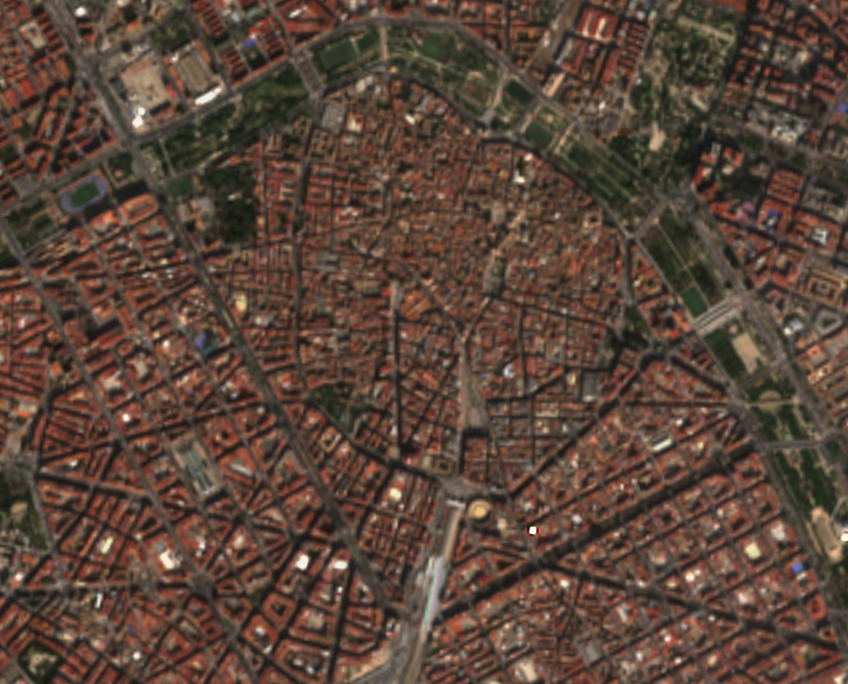
#> input picture imagenes/vlc1b.png, 848 x 684 px
$ jupyter execute --allow-errors notebook_pc_act3.ipynb   (older library calls are emulated)
#> lines starting #> are read from the running program, lines starting #| are printed output that depends on the picture; after the words box and inside, x2 and y2 are one past the last pixel; in counts of white or black regions, pixels touching at a corner belong together; long printed decimals are rounded
# Trabajo: Evaluación de la segmentación

Alumno: Óscar Martínez Olmos

Segmentar por bloques de edificios imagenes satelitales o por trama urbana.

En este trabajo se pretende encontrar una forma de poder separar dos tipos de tramas urbanas presentes en ciudades a partir de una imágen por satelite. Para ello se diferencian dos tipos. El primer tipo es el atomístico, caracterízado por una falta de planeamiento urbano en el cual las calles siguen diferentes direcciones o existen pocos cruces de 4 ejes. El otro tipo el formal, caracterízado por ser muy regular, con calles paralelas sin culs de sac y cruces de 4 ejes.

Se pretende demostrar que una caracterización por textura sería util para diferenciar este tipo de asentamientos urbanos sin necesidad de otras herramientas.

A continuación se importar las clases mínimas necesarias para ejecutar el resto del código y funciones de utilidad.

[cell 1]
# Para realizar operacione sobre matrices
import numpy as np
# Para procesar las imágenes
from skimage import data, filters, feature, io, morphology, util, measure
from skimage.filters import rank
# Para mostrar las imágenes
import matplotlib.pyplot as plt
# Paquetes necesarios para la conversion de imágenes de color a escala de grises
from skimage.color import rgb2gray
# Paquetes necesarios para la morfologia matemática
from skimage.morphology import erosion, dilation, opening, closing
# Elementos estructurales
from skimage.morphology import disk, diamond, ball, rectangle, square
# Rellenado de agujeros
from scipy import ndimage as ndi
import matplotlib.pyplot as plt
from skimage.segmentation import felzenszwalb
import matplotlib.pyplot as plt

from skimage.feature import greycomatrix, greycoprops
from skimage import data
import cv2
import numpy as np
from skimage.feature import greycomatrix, greycoprops
from skimage import data
import cv2

def plot_comparison(img_l, img_m, r_title, m_title):
    """
    Función para mostrar dos imágenes en paralelo para compararlas

    Args:
        img_l (Numpy Array): Imagen de la izq.
        img_m (Numpy Array): Imagen del medio

        r_title (String): Título de la imagen de la izq
        m_title (String): Título de la imagen central
    """
    fig, (ax1, ax2) = plt.subplots(ncols=2, figsize=(20, 20), sharex=True,
                                  sharey=True)

    ax1.imshow(img_l, cmap=plt.cm.gray)
    ax1.set_title(r_title)
    ax1.axis('off')
    ax1.set_adjustable('box')
    ax2.imshow(img_m, cmap=plt.cm.gray)
    ax2.set_title(m_title)
    ax2.axis('off')
    ax2.set_adjustable('box')
    plt.show()

#  Imagenes base
Se puede ver en la siguiente imagen la imagen base del centro de Valencia, donde se ve una parte atomística que corresponde al casco antigua, y una zona formal, que corresponde a la expansión de la ciudad en la parte sur.

[cell 2]
# Leemos imagen y convertimos a escala de grises
image_name = 'imagenes/vlc1b.png'
lp = plt.imread(image_name)#.astype('double')/255
#> lp is the input picture: shape (684, 848, 3) float32; mean R, G, B 0.354, 0.273, 0.226

lp_gray = rgb2gray(lp)
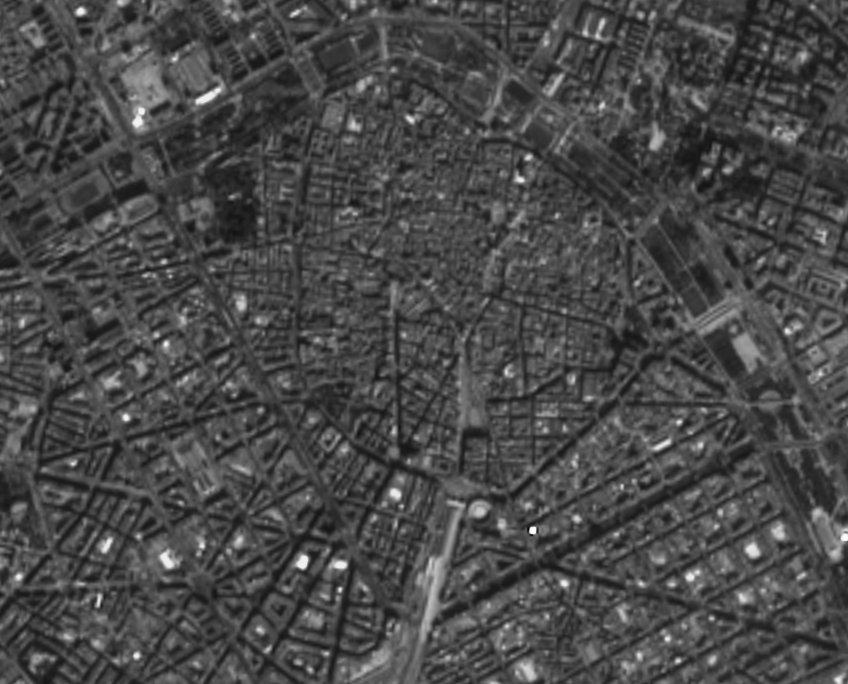
#> lp_gray: shape (684, 848) float32; min 0.0326, max 1, mean 0.287

# comparamos img original e img con escala de grises
plot_comparison(lp,lp_gray,'Original', 'Gray')
#> in plot_comparison, `plt.show()`:
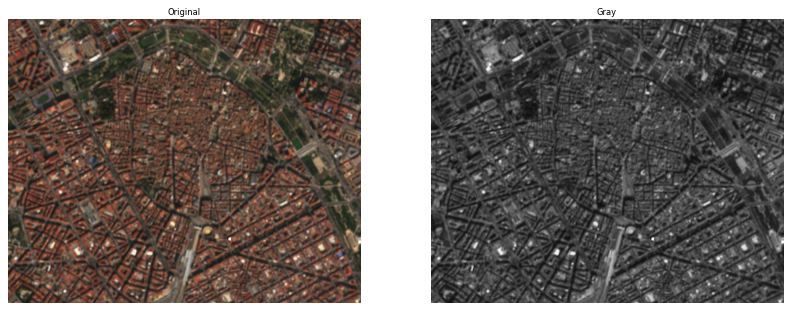
#> figure drawn by matplotlib, 2 panels

#> (a cell that did not finish here is left out)

#> (a cell that did not finish here is left out)

# Segementadores: GLCM Texture Features

Se han decidido usar un segmentador de tipo GLCM porque se adapta mejor a las necesidades de este proyecto donde es necesario entrenar algo el clasificador para que sepa qué estamos buscando. En este caso se le indica al clasificador 3 puntos de cada zona, formal o atomística y se enseña como se entrenaria un modelo para utilizar estos parámetros. De esta manera podríamos clasificar más imagenes de la zona manteniendo los mismos parámetros.
Para cada punto calculamos sus valores de disimiliradad y de correlación y con ello se entrená el modelo. Se puede ver en la gráfica obtenida que los patrones obtenidos para cada tipo de asentamiento son muy diferentes, por lo que el clasificador debería de ser capaz de hacer un buen trabajo clasificando la imagen.

[cell 5]
PATCH_SIZE = 31

# open the camera image
#  Float images are not supported by greycomatrix. Convert the image to an unsigned integer type
image=cv2.imread(image_name,0)
#> image: shape (684, 848); min 20, max 255, mean 75.6

# select some patches from formaly areas of the image
formal_locations = [ (500,200), (500,700), (600,700)]
formal_patches = []
for loc in formal_locations:
    formal_patches.append(image[loc[0]:loc[0] + PATCH_SIZE,
                               loc[1]:loc[1] + PATCH_SIZE])
#> after the loop, formal_patches = 3 items

# select some patches from atomistic areas of the image
atomistic_locations = [(280, 354), (180, 354), (280, 554)]
atomistic_patches = []
for loc in atomistic_locations:
    atomistic_patches.append(image[loc[0]:loc[0] + PATCH_SIZE,
                             loc[1]:loc[1] + PATCH_SIZE])
#> after the loop, atomistic_patches = 3 items

# compute some GLCM properties each patch
distance = 10
xs = []
ys = []
xy = []
xy_formal = []

for patch in (formal_patches):
    glcm = greycomatrix(patch, distances=[distance], angles=[0], levels=256,
                        symmetric=True, normed=True)
    disValue = greycoprops(glcm, 'dissimilarity')[0, 0]
    corValue = greycoprops(glcm, 'correlation')[0, 0]
    xs.append(disValue)
    ys.append(corValue)
    xy.append([disValue, corValue])
    xy_formal.append([disValue, corValue])
#> this loop made 3 passes
#> (disValue, corValue) on passes 1 to 3: (24.92, -0.0951), (33.02, -0.0338), (26.94, -0.033)
#> after the loop, xs = [24.92, 33.02, 26.94]; xy = [[24.92, -0.0951], [33.02, -0.0338], [26.94, -0.033]]; xy_formal has the same summary as xy; ys = [-0.0951, -0.0338, -0.033]

xy_atomistic = []
for patch in (atomistic_patches):
    glcm = greycomatrix(patch, distances=[distance], angles=[0], levels=256,
                        symmetric=True, normed=True)
    disValue = greycoprops(glcm, 'dissimilarity')[0, 0]
    corValue = greycoprops(glcm, 'correlation')[0, 0]
    xs.append(disValue)
    ys.append(corValue)
    xy.append([disValue, corValue])
    xy_atomistic.append([disValue, corValue])
#> this loop made 3 passes
#> (disValue, corValue) on passes 1 to 3: (15.55, 0.433), (21.73, 0.192), (17.91, 0.0535)
#> after the loop, xs = [24.92, 33.02, 26.94, 15.55, 21.73, 17.91]; xy = [[24.92, -0.0951], [33.02, -0.0338], [26.94, -0.033], [15.55, 0.433], [21.73, 0.192], [17.91, 0.0535]]; xy_atomistic = [[15.55, 0.433], [21.73, 0.192], [17.91, 0.0535]]; ys = [-0.0951, -0.0338, -0.033, 0.433, 0.192, 0.0535]

# create the figure
fig = plt.figure(figsize=(8, 8))

# display original image with locations of patches
ax = fig.add_subplot(3, 2, 1)
ax.imshow(image, cmap=plt.cm.gray,
          vmin=0, vmax=255)
for (y, x) in formal_locations:
    ax.plot(x + PATCH_SIZE / 2, y + PATCH_SIZE / 2, 'gs')
for (y, x) in atomistic_locations:
    ax.plot(x + PATCH_SIZE / 2, y + PATCH_SIZE / 2, 'bs')
ax.set_xlabel('Original Image')
ax.set_xticks([])
ax.set_yticks([])
ax.axis('image')

# for each patch, plot (dissimilarity, correlation)
ax = fig.add_subplot(3, 2, 2)
ax.plot(xs[:len(formal_patches)], ys[:len(formal_patches)], 'go',
        label='formal')
ax.plot(xs[len(atomistic_patches):], ys[len(atomistic_patches):], 'bo',
        label='atomistic')
ax.set_xlabel('GLCM Dissimilarity')
ax.set_ylabel('GLCM Correlation')
ax.legend()

# display the image patches
for i, patch in enumerate(formal_patches):
    ax = fig.add_subplot(3, len(formal_patches), len(formal_patches)*1 + i + 1)
    ax.imshow(patch, cmap=plt.cm.gray,
              vmin=0, vmax=255)
    ax.set_xlabel('formal %d' % (i + 1))
#> this loop made 3 passes

for i, patch in enumerate(atomistic_patches):
    ax = fig.add_subplot(3, len(atomistic_patches), len(atomistic_patches)*2 + i + 1)
    ax.imshow(patch, cmap=plt.cm.gray,
              vmin=0, vmax=255)
    ax.set_xlabel('atomistic %d' % (i + 1))


# display the patches and plot
fig.suptitle('Grey level co-occurrence matrix features', fontsize=14, y=1.05)
plt.tight_layout()
plt.show()
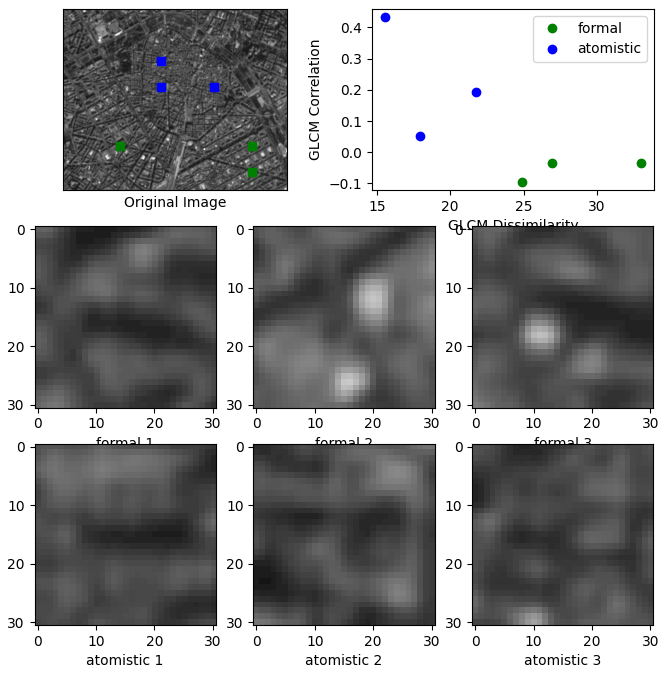
#> figure drawn by matplotlib, 8 panels

# Crear modelo

[cell 6]
from sklearn import svm
import numpy as np


clf = svm.SVC()
print (xy_formal)
#| [[24.919, -0.09514], [33.020, -0.03382], [26.937, -0.03303]]
print (xy_atomistic)
#| [[15.551, 0.4326], [21.730, 0.1917], [17.908, 0.05349]]
clf.fit(xy_formal + xy_atomistic , [0,0,0,1,1,1])

# Comparación

Se debería de crear un modelo para cada pixel utilizando el modelo entrenado con los datos de GLMC.

El modelo de ground truth a comparar sería el siguiente.

[cell 7]
image_name_class = 'imagenes/vlc1b_class.png'
image_class=cv2.imread(image_name_class,0)
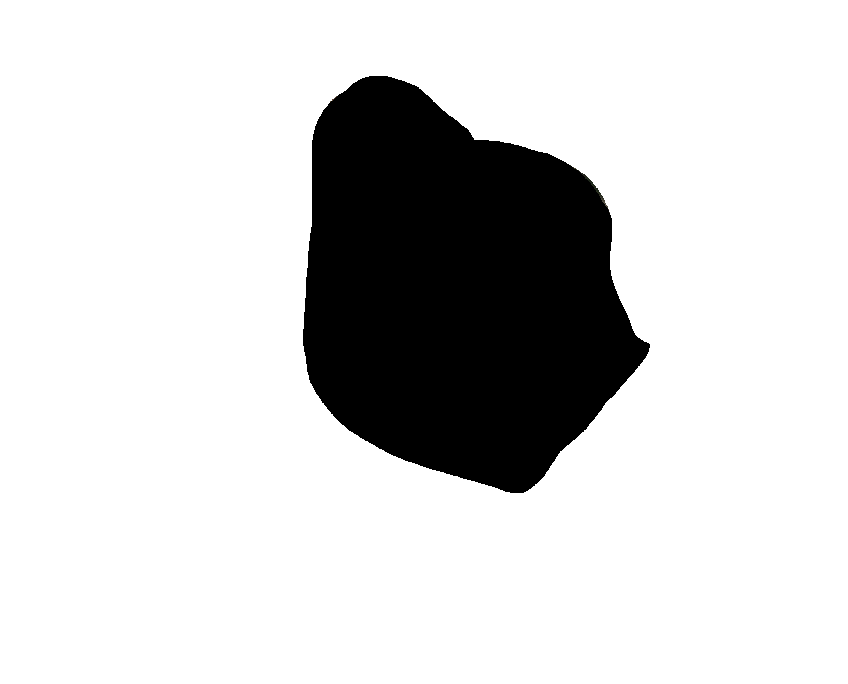
#> input picture imagenes/vlc1b_class.png, 848 x 684 px
#> image_class: shape (684, 848); min 0, max 255, mean 210.3
plt.imshow(image_class, cmap='gray')
plt.show()

# Segmentacion por K-Means

Este ejemplo para esta imagen da un resultado curioso, ya que es bastante bueno separando lo que son las carreteras de los edificios, permitiendo que se pudieran hacer otro tipo de operaciones sobre esta imagen para obtener mejores resultados en la separacion por tipo de asentamiento. No es apropiado para usarse directamente sobre tipos de asentamiento, pero podría ser el input de otro tipo de algoritmos para obtener los asentamiento de forma mas precisa eliminando mucha información innecesaria.

[cell 8]
# https://www.thepythoncode.com/article/kmeans-for-image-segmentation-opencv-python
image = cv2.cvtColor(image, cv2.COLOR_BGR2RGB)
#> image: shape (684, 848, 3)
# reshape the image to a 2D array of pixels and 3 color values (RGB)
pixel_values = image.reshape((-1, 3))
# convert to float
pixel_values = np.float32(pixel_values)
criteria = (cv2.TERM_CRITERIA_EPS + cv2.TERM_CRITERIA_MAX_ITER, 100, 0.2)
k = 2
_, labels, (centers) = cv2.kmeans(pixel_values, k, None, criteria, 10, cv2.KMEANS_RANDOM_CENTERS)
#> centers = [[58.14, 58.14, 58.14], [100.4, 100.4, 100.4]]
#convert back to 8 bit values
centers = np.uint8(centers)
#> centers = [[58, 58, 58], [100, 100, 100]]

# flatten the labels array
labels = labels.flatten()
segmented_image = centers[labels.flatten()]
# reshape back to the original image dimension
segmented_image = segmented_image.reshape(image.shape)
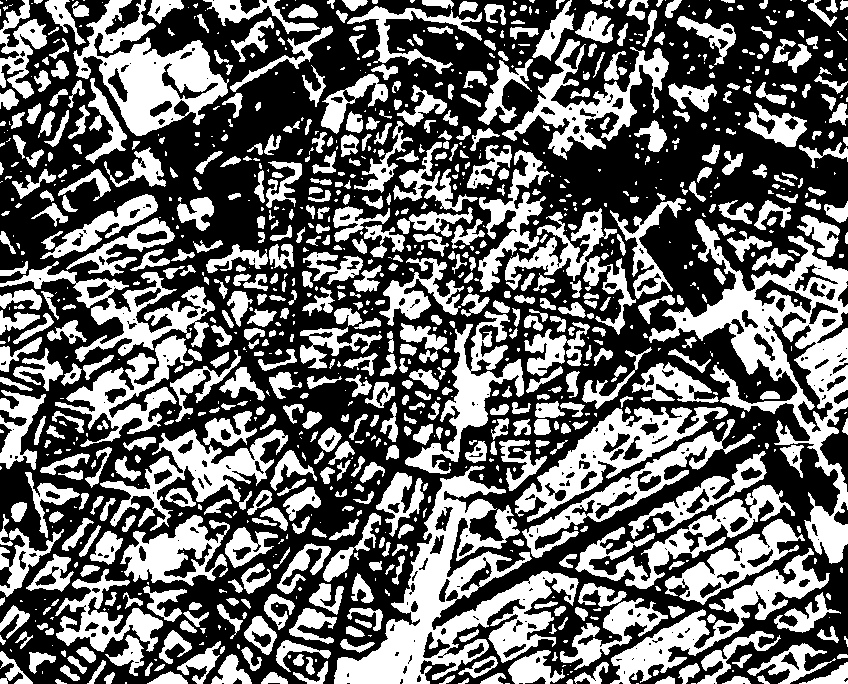
#> segmented_image: shape (684, 848, 3); values 58 (black) and 100 (white), 41.2% white; 1088 white regions (440 under 20 px), largest, box (x1, y1, x2, y2) and area: (334, 466, 579, 684) 16857, (649, 219, 848, 564) 16222, (73, 0, 229, 136) 8615
# show the image
plt.imshow(segmented_image)
plt.show()
